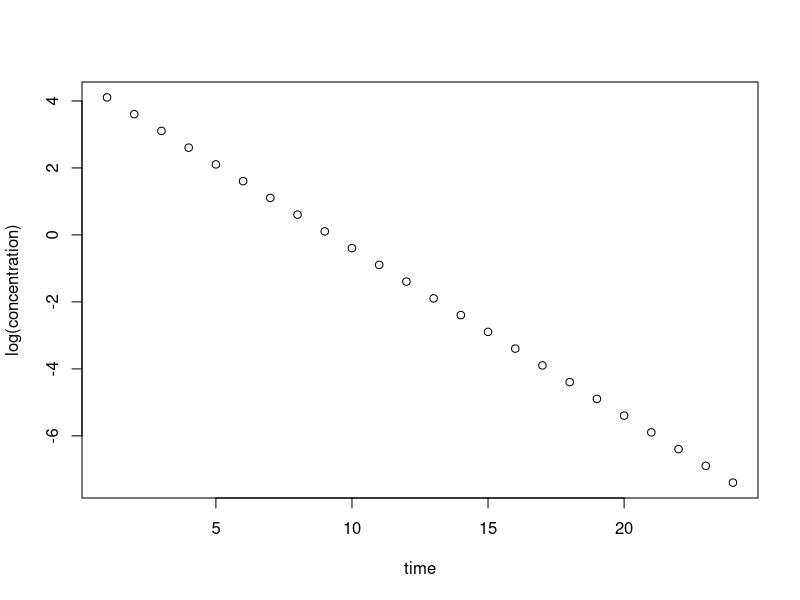

The R source for this figure:
## ---- chunk 1
# Absorption Curve
  time.samp <- seq(0, 48, by = 2)
  absdata <- data.frame(
    time = time.samp,
    line1 = -0.2*time.samp + 4,
    line2 = -0.1*time.samp + 4
  )
  absdata$sumexp <- exp(absdata$line2) - exp(absdata$line1)
  #with(absdata, plot(time, sumexp))

# 2 Compartment Curve
  twodata <- data.frame(
    time = time.samp,
    line1 = -0.5*time.samp + 6,
    line2 = -0.05*time.samp + 5
  )
  twodata$sumexp <- exp(twodata$line1) + exp(twodata$line2)
  #with(twodata, plot(time, log(sumexp)))

# Create datasets
  err <- 1 + rnorm(n = length(time.samp), mean = 0, sd = 0.3)
  data1 <- data.frame(
    time = time.samp,
    conc = absdata$sumexp#*err
  )
  err <- 1 + rnorm(n = length(time.samp), mean = 0, sd = 0.3)
  data2 <- data.frame(
    time = time.samp,
    conc = twodata$sumexp#*err
  )
## ---- chunk 2
  examplesumexp.par <- list(CL = 10, Vd = 20, C0 = 100, time = 1:24)
  examplesumexp.par$concentration <- with(examplesumexp.par, C0*exp(-(CL/Vd)*time))
  with(examplesumexp.par, plot(time, log(concentration)))
## ---- chunk 3
# Sum of exponentials predicted concentrations function
  pred.sumexp <- function(x, t, d = 0) {
  # Record whether there is an odd or even number of parameters
    l <- length(x)
    a <- ifelse(l %% 2 == 0, 0, 1)
  # Determine how many exponentials the parameters describe
    n <- ceiling(l/2)
  # Loop for number of exponentials
  # Add exponentials together as described by parameters
    for (i in 1:n) {
      if (i == 1) y <- x[i]^d*exp(x[i]*t + x[n+i])
      else if (i != n | a == 0) y <- y + x[i]^d*exp(x[i]*t + x[n+i])
    # If odd number of parameters (and last set of parameters) make absorption curve
      else if (a == 1) y <- y - x[i]^d*exp(x[i]*t)*sum(exp(x[(n+1):(2*n-1)]))
    }
    return(y)
  }
## ---- chunk 4
  list(
    bolus = c(slope1 = -0.5, slope2 = -0.05, int1 = 6, int2 = 5),
    absorp = c(slope1 = -0.1, slope2 = -0.2, int1 = 4)
  )
## ---- chunk 5
# Maximum likelihood estimation function for parameter optimisation
  mle.sumexp <- function(par, x, y) {
    yhat <- pred.sumexp(par, x)
    sigma <- 0.01
    loglik <- dnorm(y, yhat, yhat*sigma, log = T)
    return(-1*sum(loglik))
  }
## ---- chunk 6
# Fit sum of exponentials to curve for different numbers of exponentials
  optim.sumexp <- function(data, oral = F, nexp = 3) {
  # Collate data and ready final objects
    x <- data[which(data[, 2] != 0), 1]
    y <- data[which(data[, 2] != 0), 2]
    opt.par <- list(NULL)
    opt.val <- list(NULL)
    opt.gra <- list(NULL)
    opt.con <- list(NULL)
    opt.mes <- list(NULL)
  # Determine the exponential curve that describes the data
  # Specifically the data after the Cmax
  # This determines the initial parameters for optimisation
    sub.y <- which(y == max(y)):length(y)
    lm.par <- unname(lm(log(y[sub.y]) ~ x[sub.y])$coefficients)
  # Loop for maximum number of exponentials
    for (i in 1:nexp) {
    # For the first two loops lm.par is used to determine initial parameters
      if (i == 1) {
        init.par <- c(lm.par[2], lm.par[1])
      } else if (i == 2) {
        if (oral) {
          init.par <- c(lm.par[2]*c(0.8, 1.2), lm.par[1])
        } else {
          init.par <- c(lm.par[2]*c(0.8, 1.2), lm.par[1]*c(1, 1.2))
        }
      } else {
      # Three loops and onwards, the previous final estimates are used
        if (oral) {
        # For oral the mean of the slope parameter is used
        # For the intercept parameter the sum is split up and separated by 10%
          s <- seq(1-(i-(oral+1))*0.05, 1+(i-(oral+1))*0.05, length.out = i-oral)
          init.par <- c(
            mean(optres$par[1:(i-1)]), optres$par[1:(i-1)],
            log(sum(exp(optres$par[i:(2*i-3)]))/(i-1)*s)
          )
        } else {
        # For iv bolus the mean of the slope and intercept parameter is used
          init.par <- c(
            mean(optres$par[1:(i-1)]), optres$par[1:(i-1)],
            mean(optres$par[i:(2*i-2)]), optres$par[i:(2*i-2)]
          )
        }
      }
      browser()
    # For each number of exponentials optimise the sum of exponential parameters
    # slopes have upper bound of ~0 as all curves will be exponential decay
    # sigma has lower bound of 0.0001, as sigma != 0
      optres <- optim(
        init.par,  # Sigma parameter added to init.par for optimisation
        mle.sumexp,  # maximum likelihood fitting function
        method = "L-BFGS-B",
        lower = rep(-Inf, i),
        upper = c(rep(-1/10^10, i), rep(Inf, i)),
        control = list(maxit = 500),
        x = x, y = y
      )
    # record values, while removing sigma
      opt.par[[i]] <- optres$par
      opt.val[[i]] <- optres$value
      opt.gra[[i]] <- optres$counts
      opt.con[[i]] <- optres$convergence
      opt.mes[[i]] <- ifelse(is.null(optres$message),
        "NULL", optres$message)
    }

    res <- list(par = opt.par, value = opt.val, counts = opt.gra,
      convergence = opt.con, message = opt.mes)
    res
  }
## ---- chunk 7
  suppressWarnings(print(
    temp <- optim.sumexp(data2, oral = F)
  ))
## ---- chunk 8
# Chi-squared difference test
# Takes a list of optim results and gives the best optim result
# i designates the best model
# j designates the model to compare to the best model
  chisq.sumexp <- function(opt) {
    i <- 1
    for (j in 2:length(opt$par)) {
      degf <- length(opt$par[[j]]) - length(opt$par[[i]])
      x <- opt$value[[i]] - opt$value[[j]]
      p <- pchisq(x, degf, lower.tail = F)
      if (p < 0.01) {
        i <- i + 1
      }
    }
    return(sapply(opt, function(x) x[i]))
  }
## ---- chunk 9
  print(
    chisq.sumexp(temp)
  )
